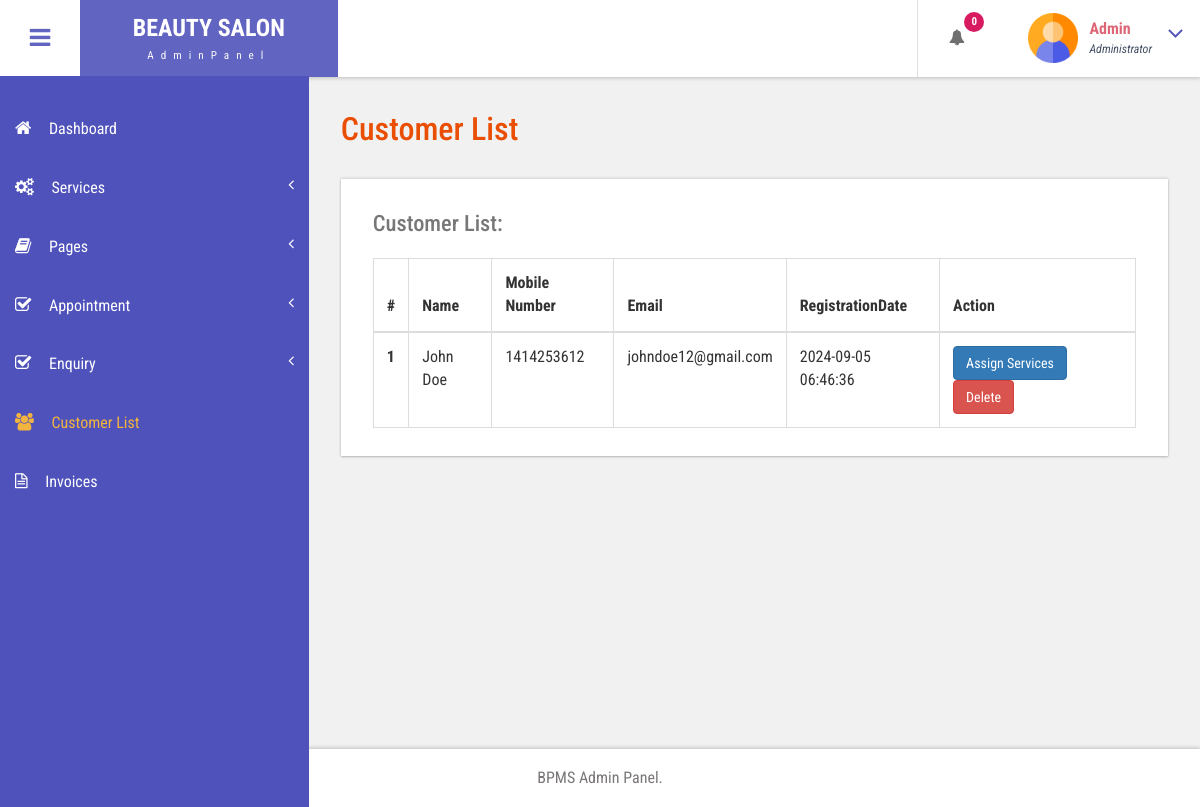
The app's page /admin/customer-list.php (signed in) with its own data.
### tables this page shows
CREATE TABLE `tbluser` (
  `ID` int(10) NOT NULL,
  `FirstName` varchar(120) DEFAULT NULL,
  `LastName` varchar(250) DEFAULT NULL,
  `MobileNumber` bigint(10) DEFAULT NULL,
  `Email` varchar(120) DEFAULT NULL,
  `Password` varchar(120) DEFAULT NULL,
  `RegDate` timestamp NULL DEFAULT current_timestamp()
);

### admin/customer-list.php (the view, shortened to what this page needs)
<?php
include('includes/dbconnection.php');
if (strlen($_SESSION['bpmsaid']==0)) {
  header('location:logout.php');
  } else{
  ?>
<!DOCTYPE HTML>
<html>
<head>
<link href="css/bootstrap.css" rel='stylesheet' type='text/css' />
<link href="css/style.css" rel='stylesheet' type='text/css' />
<link href="css/font-awesome.css" rel="stylesheet">
<link href="css/animate.css" rel="stylesheet" type="text/css" media="all">
<link href="css/custom.css" rel="stylesheet">
</head>
<body class="cbp-spmenu-push">
	<div class="main-content">
		 <?php include_once('includes/sidebar.php');?>
		 <?php include_once('includes/header.php');?>
		<div id="page-wrapper">
			<div class="main-page">
				<div class="tables">
					<h3 class="title1">Customer List</h3>
					<div class="table-responsive bs-example widget-shadow">
						<h4>Customer List:</h4>
						<table class="table table-bordered"> <thead> <tr> <th>#</th> <th>Name</th> <th>Mobile Number</th><th>Email</th> <th>RegistrationDate</th><th>Action</th> </tr> </thead> <tbody>
<?php
$ret=mysqli_query($con,"select *from  tbluser");
$cnt=1;
while ($row=mysqli_fetch_array($ret)) {
?>
						 <tr> <th scope="row"><?php echo $cnt;?></th> <td><?php  echo $row['FirstName'];?> <?php  echo $row['LastName'];?></td> <td><?php  echo $row['MobileNumber'];?></td><td><?php  echo $row['Email'];?></td><td><?php  echo $row['RegDate'];?></td>
						 	<td> <a href="add-customer-services.php?addid=<?php echo $row['ID'];?>" class="btn btn-primary">Assign Services</a>
<a href="customer-list.php?delid=<?php echo $row['ID'];?>" class="btn btn-danger" onClick="return confirm('Are you sure you want to delete?')">Delete</a>
						 		</td> </tr>   <?php
$cnt=$cnt+1;
}?></tbody> </table>
					</div>
				</div>
			</div>
		</div>
		 <?php include_once('includes/footer.php');?>
	</div>
</body>
</html>
<?php }  ?>

### admin/includes/header.php (shortened to what this page needs)
<div class="sticky-header header-section ">
      <div class="header-left">
        <button id="showLeftPush"><i class="fa fa-bars"></i></button>
        <div class="logo">
          <a href="index.html">
            <h1>BEAUTY SALON</h1>
            <span>AdminPanel</span>
          </a>
        </div>
      </div>
      <div class="header-right">
        <div class="profile_details_left">
          <ul class="nofitications-dropdown">
            <?php
$ret1=mysqli_query($con,"select tbluser.FirstName,tbluser.LastName,tblbook.ID as bid,tblbook.AptNumber from tblbook join tbluser on tbluser.ID=tblbook.UserID where tblbook.Status is null");
$num=mysqli_num_rows($ret1);
?>
            <li class="dropdown head-dpdn">
              <a href="#" class="dropdown-toggle" data-toggle="dropdown" aria-expanded="false"><i class="fa fa-bell"></i><span class="badge blue"><?php echo $num;?></span></a>
            </li>
          </ul>
          <div class="clearfix"> </div>
        </div>
        <div class="profile_details">
        <?php
$adid=$_SESSION['bpmsaid'];
$ret=mysqli_query($con,"select AdminName from tbladmin where ID='$adid'");
$row=mysqli_fetch_array($ret);
$name=$row['AdminName'];
?>
          <ul>
            <li class="dropdown profile_details_drop">
              <a href="#" class="dropdown-toggle" data-toggle="dropdown" aria-expanded="false">
                <div class="profile_img">
                  <span class="prfil-img"><img src="images/admin.png" alt="" width="50" height="50"> </span>
                  <div class="user-name">
                    <p><?php echo $name; ?></p>
                    <span>Administrator</span>
                  </div>
                  <i class="fa fa-angle-down lnr"></i>
                  <div class="clearfix"></div>
                </div>
              </a>
            </li>
          </ul>
        </div>
      </div>
      <div class="clearfix"> </div>
    </div>

### admin/css/style.css (style rules this page uses)
h4, h5, h6, h1, h2, h3 { margin: 0; }
ul, ol { margin: 0; }
p { margin: 0; }
html, body { font-family: 'Roboto Condensed', sans-serif; font-size: 100%; overflow-x: hidden; background: #fff; }
body a { transition: 0.5s all ease; -webkit-transition: 0.5s all ease; -moz-transition: 0.5s all ease; -o-transition: 0.5s all ease; -ms-transition: 0.5s all ease; text-decoration:none; }
h1,h2,h3,h4,h5,h6 { margin:0; }
p { margin:0; }
ul,label { margin:0; padding:0; }
.main-content { position: relative; }
.sticky-header { position: fixed; top: 0; left:0px; width: 100%; z-index: 100; }
.header-section { background:#FFF; box-shadow: 1px 1px 4px rgba(0, 0, 0, 0.21); -webkit-box-shadow: 1px 1px 4px rgba(0, 0, 0, 0.21); -moz-box-shadow: 1px 1px 4px rgba(0, 0, 0, 0.21); -o-box-shadow: 1px 1px 4px rgba(0, 0, 0, 0.21); }
.header-section::after { clear: both; display: block; content: ''; }
.header-left { float: left; width: 45%; }
.header-right { float: right; }
button#showLeftPush { font-size: 1.5em; width: 80px; padding: 0.87em 0; text-align: center; cursor: pointer; float: left; color: #6F6F6F; -moz-transition: all 0.2s ease-out 0s; -webkit-transition: all 0.2s ease-out 0s; transition: all 0.2s ease-out 0s; border: none; background-color: #fff; outline:none; }
.cbp-spmenu-push { overflow-x: hidden; position: relative; }
.cbp-spmenu, .cbp-spmenu-push { -webkit-transition: all 0.3s ease; -moz-transition: all 0.3s ease; transition: all 0.3s ease; }
.cbp-spmenu-push div#page-wrapper { margin: 0 0 0 19.3em; transition:.5s all; -webkit-transition:.5s all; -moz-transition:.5s all; }
.fa { display: inline-block; font-family: FontAwesome; font-style: normal; font-weight: normal; line-height: 1; -webkit-font-smoothing: antialiased; -moz-osx-font-smoothing: grayscale; }
.logo { background: #6164C1; text-align: center; float: left; }
.logo a { padding: 0.9em 3.3em .7em; display: block; text-decoration: none; }
.logo a h1 { color: #fff; font-size: 1.5em; line-height: 1.2em; font-weight: 700; }
.logo a span { color: #F8F8F8; font-size: .7em; text-align: center; letter-spacing: 7px; }
.profile_details_left { float: left; }
li.dropdown.head-dpdn { display: inline-block; padding: 1.7em 0; border-left: 1px solid #E0E0E0; float: left; }
li.dropdown.head-dpdn a.dropdown-toggle { padding: 1.7em 2em; }
i.fa.fa-bell { color:#6F6F6F; }
.header-right span.badge { font-size: 11px; font-weight: bold; color: #FFF; background: #8BC34A; line-height: 15px; width: 20px; height: 20px; border-radius: 2em; -webkit-border-radius: 2em; -moz-border-radius: 2em; -o-border-radius: 2em; text-align: center; display: inline-block; position: absolute; top: 16%; padding: 2px 0 0; }
.header-right span.blue { background-color:#D81B60; }
.profile_details { float: right; }
.profile_details_drop a.dropdown-toggle { display:block; padding: 0.8em 3em 0 2em; }
.profile_img span.prfil-img { float:left; }
.user-name { float:left; margin-top:8px; margin-left:11px; height:35px; }
.profile_details ul li { list-style-type:none; position:relative; }
.profile_details li a i.fa.lnr { position: absolute; top: 34%; right: 8%; color: #4F52BA; font-size: 1.6em; }
.user-name p { font-size:1em; color:#DD6777; line-height:1em; font-weight:700; }
.user-name span { font-size: .75em; font-style: italic; color: #424f63; font-weight: normal; margin-top: .3em; }
.widget-shadow { background-color: #fff; box-shadow: 0 -1px 3px rgba(0,0,0,.12),0 1px 2px rgba(0,0,0,.24); -webkit-box-shadow: 0 -1px 3px rgba(0,0,0,.12),0 1px 2px rgba(0,0,0,.24); -moz-box-shadow: 0 -1px 3px rgba(0,0,0,.12),0 1px 2px rgba(0,0,0,.24); }
h3.title1 { font-size: 2em; color: #e94e02; margin-bottom: 0.8em; }
.table > thead > tr > th, .table > tbody > tr > th, .table > tfoot > tr > th, .table > thead > tr > td, .table > tbody > tr > td, .table > tfoot > tr > td { border-top: none; }
.tables h4 { font-size: 1.4em; margin-bottom: 1em; color: #777777; }
.tables .panel-body ,.tables .bs-example { padding: 2em 2em 0.5em; }
.tables .table > thead > tr > th, .tables .table > tbody > tr > th, .tables .table > tfoot > tr > th, .tables .table > thead > tr > td, .tables .table > tbody > tr > td, .tables .table > tfoot > tr > td { padding: 13px; border-top: 1px solid #E0E0E0; }
.bs-example { margin-top: 2em; }

### admin/css/custom.css (style rules this page uses)
#page-wrapper { padding:7em 2em 2.5em; background-color: #F1F1F1; }

### records on screen
tbluser: FirstName "John", LastName "Doe", MobileNumber "1414253612", Email "johndoe12@gmail.com", RegDate "2024-09-05 06:46:36"

### other values on screen
$num "0"
$name "Admin"
